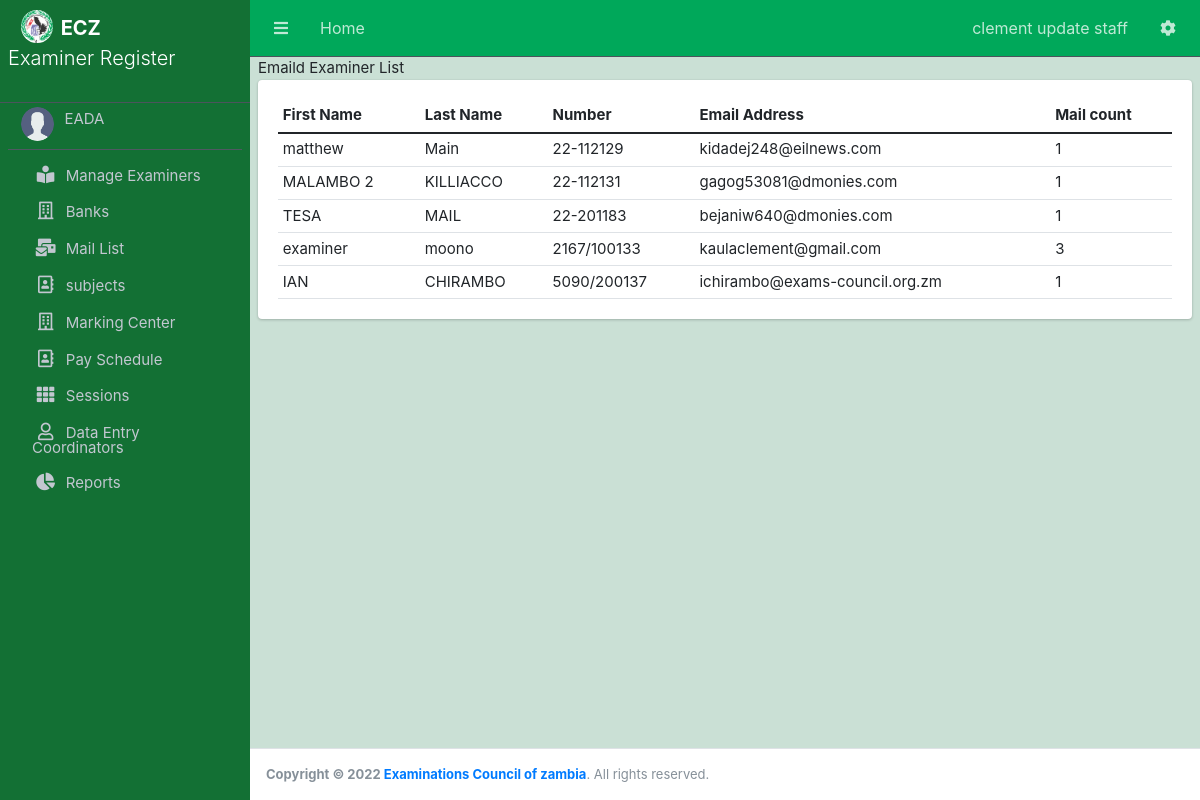
The app's page /maillist/ (signed in) with its own data.
### Examiner/models.py (models this page shows, shortened)
class CustomUser(AbstractUser):
    user_type_data = ((0, "ADMIN"),(1, "EAD"), (2, "FAD"), (3, "Examiner"),(4,"Station-Admin"))
    user_type = models.IntegerField(default=1, choices=user_type_data)
    is_admin=models.BooleanField(default=False)

class Examiner(models.Model):
    user=models.OneToOneField(CustomUser,
        on_delete=models.CASCADE,null=True,blank=True)
    gender_data = ((0,"SELECT GENDER"),(1, "MALE"), (2, "FEMALE"))
    D_O_B=models.DateField(null=False)
    gender = models.IntegerField(default=0, choices=gender_data)
    subject=models.ForeignKey(Subject,to_field="subjectCode",db_column="Subject_Code", on_delete=models.SET_NULL,null=True,blank=True)
    paper=models.ForeignKey(Paper,db_column="Paper_Number", on_delete=models.SET_NULL,null=True)
    position=models.ForeignKey(Position,on_delete=models.SET_NULL,null=True)
    first_name=models.CharField(max_length=50,null=True)
    last_name=models.CharField(max_length=50,null=True)
    ExaminerCode=models.CharField(max_length=11,unique=True)
    Address=models.CharField(max_length=500,null=True)
    province=models.ForeignKey(Province, on_delete=models.SET_NULL,null=True)
    district=models.ForeignKey(Station,related_name="district", on_delete=models.SET_NULL,blank=True,null=True)#from station
    to_province =models.CharField(max_length=50,choices=regions,null=True,blank=True)
    bank=models.ForeignKey(Bank,on_delete=models.SET_NULL,null=True,blank=True)
    branch=models.ForeignKey(BankBranch,on_delete=models.SET_NULL,null=True,blank=True)
    AccountDetails=models.CharField(max_length=150,null=True)
    nrc_regex=RegexValidator(regex=r'([0-9]{6})\/([0-9]{2})\/([0-9]{1})', message="Enter a valid NRC Number")
    NRC=models.CharField(max_length=11,null=True,validators=[nrc_regex])
    t_pin_regex=RegexValidator(regex=r'([0-9]{10})', message="Enter a valid T-Pin Number [0~9 10 digits]")
    TPIN=models.CharField(max_length=10,null=True,validators=[t_pin_regex])
    phone_regex=RegexValidator(regex=r'0([0-9]{9})', message="Enter a valid Phone Number starting: 0")
    cell_Number=models.CharField(max_length=10,null=True,validators=[phone_regex])
    email=models.EmailField(null=True,unique=True)
    created_at = models.DateTimeField(auto_now_add=True)
    updated_at = models.DateTimeField(auto_now=True)
    approved=models.BooleanField(default=False)
    availability=models.BooleanField(default=False)
    session=models.ForeignKey(Session,on_delete=models.CASCADE,null=True,blank=True)
    mail_count=models.IntegerField(default=0)
    objects = models.Manager()

### Examiner/EADViews.py (the view)
# urls.py: path('maillist/',EADViews.mailList,name='mail-list'),
@login_required()
def mailList(request):
    mail_list=Examiner.objects.filter(mail_count__gte=1)
    context={
        'mail_list':mail_list,
    }
    return render(request, 'EAD/mailedList.html',context)

### Examiner/templates/EAD/mailedList.html (shortened to what this page needs)
{% extends 'base.html' %}
{% block content %}
Emaild Examiner List
<div class="card card-body">
<table id="mailTable" class="table table-sm">
    <thead>
        <tr>
            <th>First Name</th>
            <th>Last Name</th>
            <th>Number</th>
            <th>Email Address</th>
            <th>Mail count</th>
        </tr>
    </thead>
    <tbody>
        {% for item in mail_list %}
        <tr>
            <td>{{item.first_name}}</td>
            <td>{{item.last_name}}</td>
            <td>{{item.ExaminerCode}}</td>
            <td>{{item.email}}</td>
            <td>{{item.mail_count}}</td>
        </tr>
        {% endfor %}
    </tbody>
</table>
</div>
{% endblock content %}

### Examiner/templates/EAD/nav.html (shortened to what this page needs)
{%load static%}
<nav class="main-header navbar navbar-expand  navbar-dark sticky-top" >
    <ul class="navbar-nav">
      <li class="nav-item">
        <a class="nav-link" data-widget="pushmenu" href="#" role="button"><i class="fas fa-bars"></i></a>
      </li>
      <li class="nav-item d-none d-sm-inline-block">
        <a href="{%url 'ead-home'%}" class="nav-link">Home</a>
      </li>
    </ul>
    <ul class="navbar-nav ml-auto">
      <li class="nav-item">
        <a class="nav-link" data-widget="navbar-search" href="#" role="button">
          <p>{{request.user.first_name}} {{request.user.last_name}}</p>
        </a>
      </li>
      <li class="nav-item dropdown">
        <a class="nav-link" data-toggle="dropdown" href="#" aria-expanded="false">
          <i class="fas fa-cog"></i>
        </a>
      </li>
    </ul>
  </nav>

### Examiner/templates/EAD/sidebar.html (shortened to what this page needs)
{% load static%}
<aside class="main-sidebar sidebar-dark-primary  ">
   <a href="{% url 'staff-home'%}" class="brand-link">
    <img src="{% static '/img/logo.jpg'%}" alt="AdminLTE Logo" class="brand-image img-circle" style="opacity: 1.0">
    <span class="brand-text font-weight-heavy"><strong>ECZ</strong></span></br>
    <span class="brand-text font-weight-light float-bottom"><p>Examiner Register</p></span>
  </a>
  <div class="sidebar ">
    <div class="user-panel mt-1 pb-2 mb-1 d-flex">
      <div class="image">
        <img src="{% static 'dist/img/user.png'%}" class="img-circle nav-icon" alt="User Image">
      </div>
      <div class="info">
        <a href="#" class="d-block">{{ request.user}}</a>
      </div>
    </div>
      <nav class="sidebar mt-2">
        <ul class="nav nav-pills nav-sidebar flex-column" data-widget="treeview" role="menu" data-accordion="false" id="nav_accordion">
          <li class="nav-item has-submenu">
            <a href="#" class="nav-link">
              <i class='nav-icon fas fa-book-reader' ></i>
              <p>
                Manage Examiners
              </p>
            </a>
          </li>
          <li class="nav-item">
            <a href="{%url 'bank-list'%}" class="nav-link">
              <i class='nav-icon far fa-building' ></i>
              <p>
              Banks
              </p>
            </a>
          </li>
            <li class="nav-item">
            <a href="{%url 'mail-list'%}" class="nav-link">
              <i class='nav-icon fas fa-mail-bulk' ></i>
              <p>
              Mail List
              </p>
            </a>
          </li>
          <li class="nav-item has-submenu">
            <a href="#" class="nav-link">
              <i class='nav-icon far fa-address-book' ></i>
              <p>
                subjects
              </p>
            </a>
          </li>
          <li class="nav-item">
            <a href="{%url 'marking-center'%}" class="nav-link">
              <i class='nav-icon far fa-building' ></i>
              <p>
              Marking Center
              </p>
            </a>
          </li>
          <li class="nav-item has-submenu">
            <a href="#" class="nav-link">
              <i class='nav-icon far fa-address-book' ></i>
              <p>
                Pay Schedule
              </p>
            </a>
          </li>
          <li class="nav-item has-submenu">
            <a href="" class="nav-link">
              <i class="nav-icon fas fa-th"></i>
              <p>
                Sessions
              </p>
            </a>
          </li>
        <li class="nav-item has-submenu">
          <a href="{%url 'ECZStaff-create'%}" class="nav-link">
            <i class="nav-icon fa fa-user-o" ></i>
            <p>
              Data Entry Coordinators
            </p>
          </a>
        </li>
        <li class="nav-item">
          <a href="{%url 'reports'%}" class="nav-link">
            <i class="nav-icon fa fa-pie-chart" aria-hidden="true"></i>
            <p>
            Reports
            </p>
          </a>
        </li>
        </ul>
      </nav>
    </div>
  </aside>

### static/css/style1.css (style rules this page uses)
.main-sidebar { background-color: #137034; font-size: 15px; line-height: 13px; }
.main-header { background-color: #00A85A; font-size: medium; font-weight:normal; }

### records on screen
CustomUser: user.first_name "clement update", user.last_name "staff", user "EADA"
Examiner: first_name "matthew", last_name "Main", ExaminerCode "22-112129", email "kidadej248@eilnews.com", mail_count "1"
Examiner: first_name "MALAMBO 2", last_name "KILLIACCO", ExaminerCode "22-112131", email "gagog53081@dmonies.com", mail_count "1"
Examiner: first_name "TESA", last_name "MAIL", ExaminerCode "22-201183", email "bejaniw640@dmonies.com", mail_count "1"
Examiner: first_name "examiner", last_name "moono", ExaminerCode "2167/100133", email "kaulaclement@gmail.com", mail_count "3"
Examiner: first_name "IAN", last_name "CHIRAMBO", ExaminerCode "5090/200137", email "ichirambo@exams-council.org.zm", mail_count "1"
